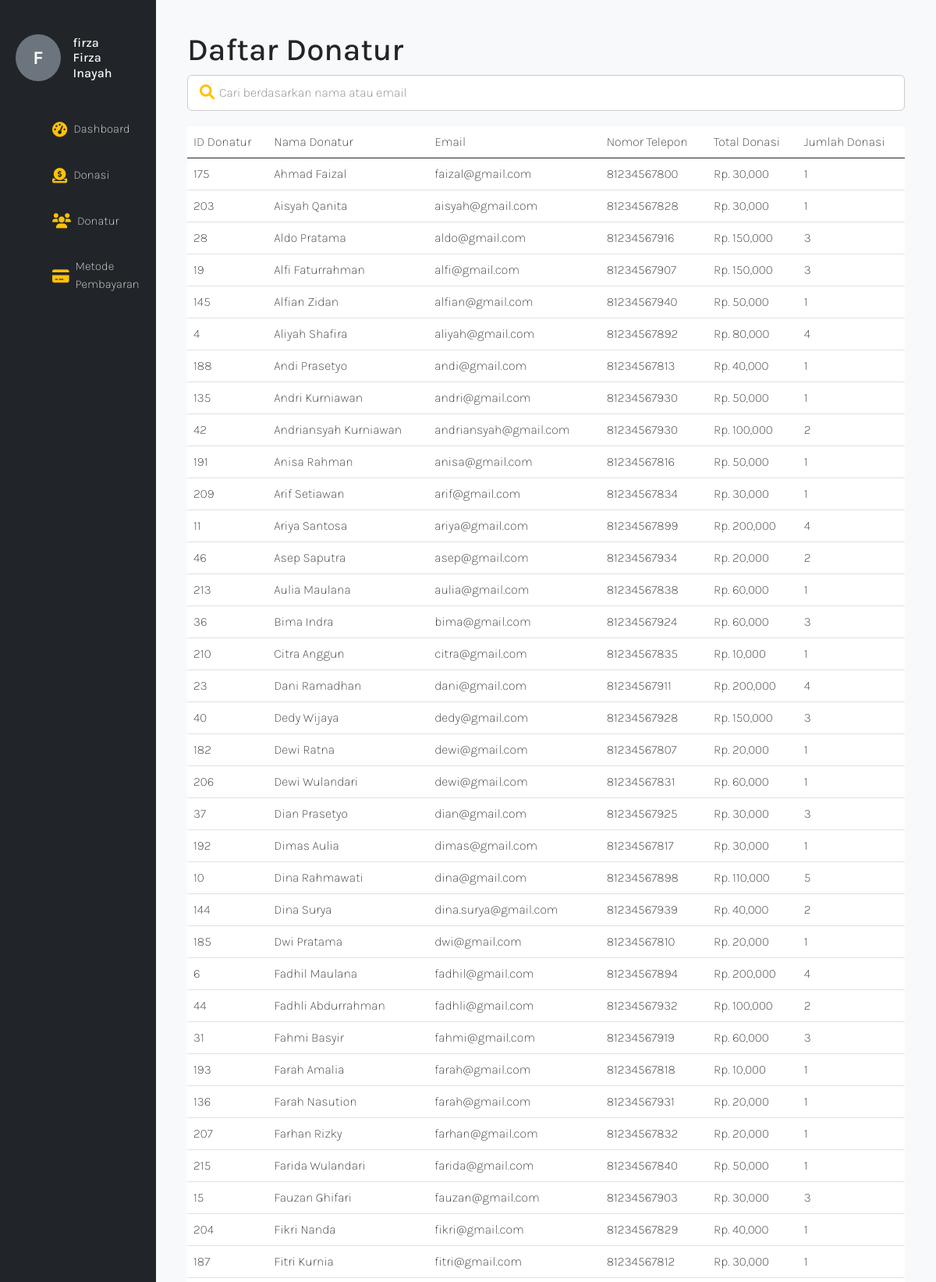
Page /admin.php?page=donatur (signed in, upper part) on the committed database.
### tables this page shows
CREATE TABLE `donatur` (
  `id_donatur` int(11) NOT NULL AUTO_INCREMENT,
  `nama_donatur` varchar(100) NOT NULL,
  `telephone` bigint(20) NOT NULL,
  `nominal` int(50) NOT NULL,
  `email` varchar(255) NOT NULL,
  `metode_pembayaran` varchar(100) NOT NULL,
  `pesan` text NOT NULL,
  `give_at` timestamp NOT NULL DEFAULT current_timestamp() ON UPDATE current_timestamp(),
  `status` varchar(50) NOT NULL DEFAULT 'terkirim',
  PRIMARY KEY (`id_donatur`)
);

### pages/page_donatur.php (the view, shortened to what this page needs)
<h1>Daftar Donatur</h1>
<form method="GET" action="admin.php" class="search-form">
    <div class="search-container">
        <input type="text" name="search" placeholder="Cari berdasarkan nama atau email" value="<?= isset($_GET['search']) ? htmlspecialchars($_GET['search']) : '' ?>" />
        <button type="submit"><i class="fas fa-search"></i></button>
    </div>
</form>
<table class="table fade-in">
    <thead class="slide-in">
        <td>ID Donatur</td>
        <td>Nama Donatur</td>
        <td>Email</td>
        <td>Nomor Telepon</td>
        <td>Total Donasi</td>
        <td>Jumlah Donasi</td>
    </thead>
    <tbody>
        <?php
        $search = isset($_GET['search']) ? mysqli_real_escape_string($conn, $_GET['search']) : '';
        if (!empty($search)) {
            $queryGallery = mysqli_query($conn, "SELECT id_donatur, nama_donatur, email, telephone, SUM(nominal) AS total_donasi, COUNT(DISTINCT id_donatur) AS jumlah_donasi FROM donatur WHERE nama_donatur LIKE '%$search%' OR email LIKE '%$search%' GROUP BY nama_donatur");
        } else {
            $queryGallery = mysqli_query($conn, "SELECT id_donatur, nama_donatur, email, telephone, SUM(nominal) AS total_donasi, COUNT(DISTINCT id_donatur) AS jumlah_donasi FROM donatur GROUP BY nama_donatur");
        }
        if (mysqli_num_rows($queryGallery) > 0) {
            $index = 0;
            while ($data = mysqli_fetch_assoc($queryGallery)) {
                $id_donatur = $data['id_donatur'];
                $nama_donatur = $data['nama_donatur'];
                $email = $data['email'];
                $telephone = $data['telephone'];
                $total_donasi = $data['total_donasi'];
                $jumlah_donasi = $data['jumlah_donasi'];
                $rowClass = ($index % 2 == 0) ? 'fade-in-row-left' : 'fade-in-row-right';
        ?>
                <tr class="<?= $rowClass ?>">
                    <td><?= $id_donatur ?></td>
                    <td><?= $nama_donatur ?></td>
                    <td><?= $email ?></td>
                    <td><?= $telephone ?></td>
                    <td>Rp. <?= number_format($total_donasi) ?></td>
                    <td><?= $jumlah_donasi ?></td>
                </tr>
        <?php
                $index++;
            }
        } else {
            echo "<tr><td colspan='6' class='text-center'>Tidak ada data ditemukan</td></tr>";
        }
        ?>
    </tbody>
</table>

### assets/css/style-admin.css (style rules this page uses)
* { font-family: "Karla", sans-serif; font-weight: 100; font-style: normal; scroll-behavior: smooth; }
.fade-in { animation: fadeIn 1s ease-in; }
.slide-in { animation: slideIn 5s ease-in forwards; }
.fade-in-row-left { opacity: 0; animation: fadeInRowLeft 5s forwards; }
.fade-in-row-right { opacity: 0; animation: fadeInRowRight 3s forwards; }
.search-form { margin-bottom: 20px; }
.search-container { position: relative; }
.search-container input[type="text"] { width: 100%; padding: 10px 40px; border-radius: 6px; border: 1px solid #ccc; font-size: 1rem; transition: border-color 0.3s; }
.search-container button { position: absolute; left: 10px; top: 50%; transform: translateY(-50%); background: none; border: none; cursor: pointer; color: #ffc107; font-size: 1.2rem; }

### admin.php (style rules this page uses)
.table tbody tr { cursor: default; }

### rows in the picture
donatur: id_donatur "175", nama_donatur "Ahmad Faizal", email "faizal@gmail.com", telephone "81234567800", total_donasi "30,000", jumlah_donasi "1"
donatur: id_donatur "203", nama_donatur "Aisyah Qanita", email "aisyah@gmail.com", telephone "81234567828", total_donasi "30,000", jumlah_donasi "1"
donatur: id_donatur "28", nama_donatur "Aldo Pratama", email "aldo@gmail.com", telephone "81234567916", total_donasi "150,000", jumlah_donasi "3"
donatur: id_donatur "19", nama_donatur "Alfi Faturrahman", email "alfi@gmail.com", telephone "81234567907", total_donasi "150,000", jumlah_donasi "3"
donatur: id_donatur "145", nama_donatur "Alfian Zidan", email "alfian@gmail.com", telephone "81234567940", total_donasi "50,000", jumlah_donasi "1"
donatur: id_donatur "4", nama_donatur "Aliyah Shafira", email "aliyah@gmail.com", telephone "81234567892", total_donasi "80,000", jumlah_donasi "4"
donatur: id_donatur "188", nama_donatur "Andi Prasetyo", email "andi@gmail.com", telephone "81234567813", total_donasi "40,000", jumlah_donasi "1"
donatur: id_donatur "135", nama_donatur "Andri Kurniawan", email "andri@gmail.com", telephone "81234567930", total_donasi "50,000", jumlah_donasi "1"
donatur: id_donatur "42", nama_donatur "Andriansyah Kurniawan", email "andriansyah@gmail.com", telephone "81234567930", total_donasi "100,000", jumlah_donasi "2"
donatur: id_donatur "191", nama_donatur "Anisa Rahman", email "anisa@gmail.com", telephone "81234567816", total_donasi "50,000", jumlah_donasi "1"
donatur: id_donatur "209", nama_donatur "Arif Setiawan", email "arif@gmail.com", telephone "81234567834", total_donasi "30,000", jumlah_donasi "1"
donatur: id_donatur "11", nama_donatur "Ariya Santosa", email "ariya@gmail.com", telephone "81234567899", total_donasi "200,000", jumlah_donasi "4"
donatur: id_donatur "46", nama_donatur "Asep Saputra", email "asep@gmail.com", telephone "81234567934", total_donasi "20,000", jumlah_donasi "2"
donatur: id_donatur "213", nama_donatur "Aulia Maulana", email "aulia@gmail.com", telephone "81234567838", total_donasi "60,000", jumlah_donasi "1"
donatur: id_donatur "36", nama_donatur "Bima Indra", email "bima@gmail.com", telephone "81234567924", total_donasi "60,000", jumlah_donasi "3"
donatur: id_donatur "210", nama_donatur "Citra Anggun", email "citra@gmail.com", telephone "81234567835", total_donasi "10,000", jumlah_donasi "1"
donatur: id_donatur "23", nama_donatur "Dani Ramadhan", email "dani@gmail.com", telephone "81234567911", total_donasi "200,000", jumlah_donasi "4"
donatur: id_donatur "40", nama_donatur "Dedy Wijaya", email "dedy@gmail.com", telephone "81234567928", total_donasi "150,000", jumlah_donasi "3"
donatur: id_donatur "182", nama_donatur "Dewi Ratna", email "dewi@gmail.com", telephone "81234567807", total_donasi "20,000", jumlah_donasi "1"
donatur: id_donatur "206", nama_donatur "Dewi Wulandari", email "dewi@gmail.com", telephone "81234567831", total_donasi "60,000", jumlah_donasi "1"
donatur: id_donatur "37", nama_donatur "Dian Prasetyo", email "dian@gmail.com", telephone "81234567925", total_donasi "30,000", jumlah_donasi "3"
donatur: id_donatur "192", nama_donatur "Dimas Aulia", email "dimas@gmail.com", telephone "81234567817", total_donasi "30,000", jumlah_donasi "1"
donatur: id_donatur "10", nama_donatur "Dina Rahmawati", email "dina@gmail.com", telephone "81234567898", total_donasi "110,000", jumlah_donasi "5"
donatur: id_donatur "144", nama_donatur "Dina Surya", email "dina.surya@gmail.com", telephone "81234567939", total_donasi "40,000", jumlah_donasi "2"
donatur: id_donatur "185", nama_donatur "Dwi Pratama", email "dwi@gmail.com", telephone "81234567810", total_donasi "20,000", jumlah_donasi "1"
donatur: id_donatur "6", nama_donatur "Fadhil Maulana", email "fadhil@gmail.com", telephone "81234567894", total_donasi "200,000", jumlah_donasi "4"
donatur: id_donatur "44", nama_donatur "Fadhli Abdurrahman", email "fadhli@gmail.com", telephone "81234567932", total_donasi "100,000", jumlah_donasi "2"
donatur: id_donatur "31", nama_donatur "Fahmi Basyir", email "fahmi@gmail.com", telephone "81234567919", total_donasi "60,000", jumlah_donasi "3"
donatur: id_donatur "193", nama_donatur "Farah Amalia", email "farah@gmail.com", telephone "81234567818", total_donasi "10,000", jumlah_donasi "1"
donatur: id_donatur "136", nama_donatur "Farah Nasution", email "farah@gmail.com", telephone "81234567931", total_donasi "20,000", jumlah_donasi "1"
donatur: id_donatur "207", nama_donatur "Farhan Rizky", email "farhan@gmail.com", telephone "81234567832", total_donasi "20,000", jumlah_donasi "1"
donatur: id_donatur "215", nama_donatur "Farida Wulandari", email "farida@gmail.com", telephone "81234567840", total_donasi "50,000", jumlah_donasi "1"
donatur: id_donatur "15", nama_donatur "Fauzan Ghifari", email "fauzan@gmail.com", telephone "81234567903", total_donasi "30,000", jumlah_donasi "3"
donatur: id_donatur "204", nama_donatur "Fikri Nanda", email "fikri@gmail.com", telephone "81234567829", total_donasi "40,000", jumlah_donasi "1"
donatur: id_donatur "187", nama_donatur "Fitri Kurnia", email "fitri@gmail.com", telephone "81234567812", total_donasi "30,000", jumlah_donasi "1"

### other values in the picture
$initial "F"
$username "firza"
$name "Firza Inayah"
